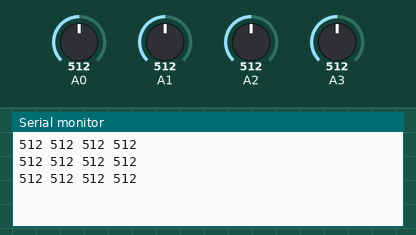
Simulated run of this sketch. Board: Arduino Nano, built with avr-gcc and run on an emulated ATmega328P. Shown: the last lines printed to the serial monitor. The inputs (shaded band) are chosen by the test bench; at power-on: A0 = 512, A1 = 512, A2 = 512, A3 = 512.

Above: at 1.2 s.
1.3 s: A0 set to 716
At 1.86 s:
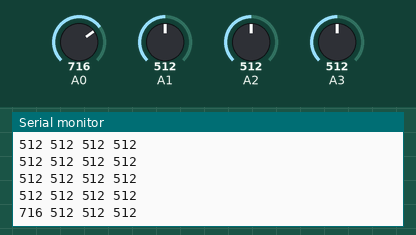
2.8 s: A1 set to 716
At 3.06 s:
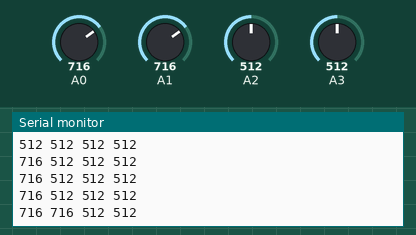
4.3 s: A2 set to 716
At 4.67 s:
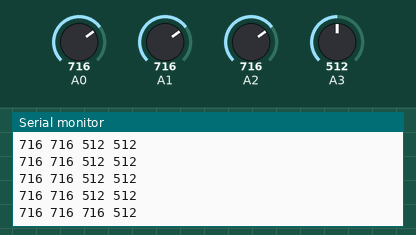
5.8 s: A3 set to 716
At 5.87 s:
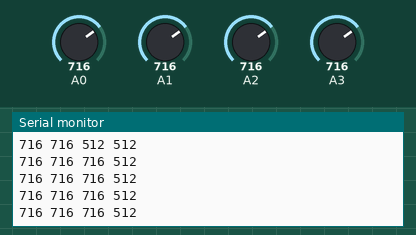
7.3 s: A0 set to 992
At 7.48 s:
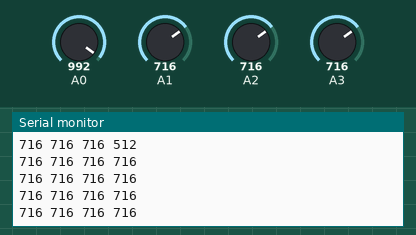
8.8 s: A1 set to 992
At 9.08 s:
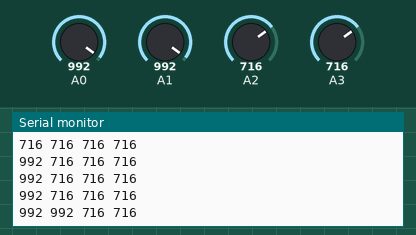
Timing chart, 0 to 11.3 s (numbered marks = the images above; inputs shaded):
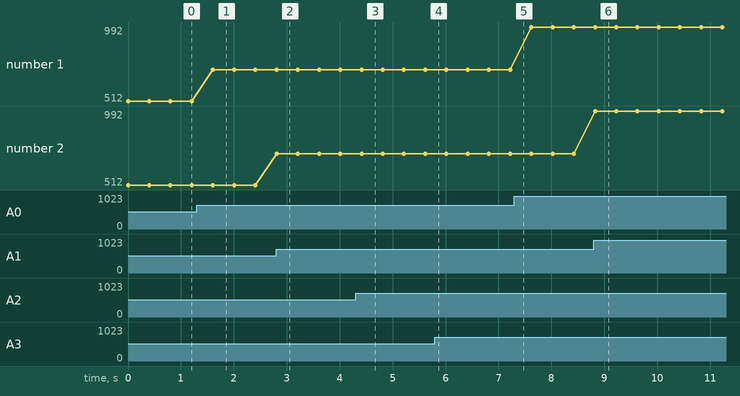

Measured:
- after the input at 1.3 s, the serial monitor: prints a new line after 0.30 s (image 1)
- after the input at 2.8 s, the serial monitor: prints a new line at once (image 2)
- after the input at 4.3 s, the serial monitor: prints a new line after 0.11 s (image 3)
- after the input at 8.8 s, the serial monitor: prints a new line at once (image 6)
- plotted number 1: 512 → 716 after the input at 1.3 s, 716 → 992 after the input at 7.3 s

The sketch:

TCRT_test.ino
```cpp
void setup() {

pinMode(A0,INPUT);
pinMode(A1,INPUT);
pinMode(A2,INPUT);
pinMode(A3,INPUT);
pinMode(A4,INPUT);
pinMode(A5,INPUT);
pinMode(A6,INPUT);
pinMode(A7,INPUT);
Serial.begin(9600);
}

void loop() {

 for(int i= 0;i< 4;i++)
 {
  int a=analogRead(i);
  Serial.print(a);
  Serial.print(" ");
 }
 Serial.println();
  delay(400);


}
```
